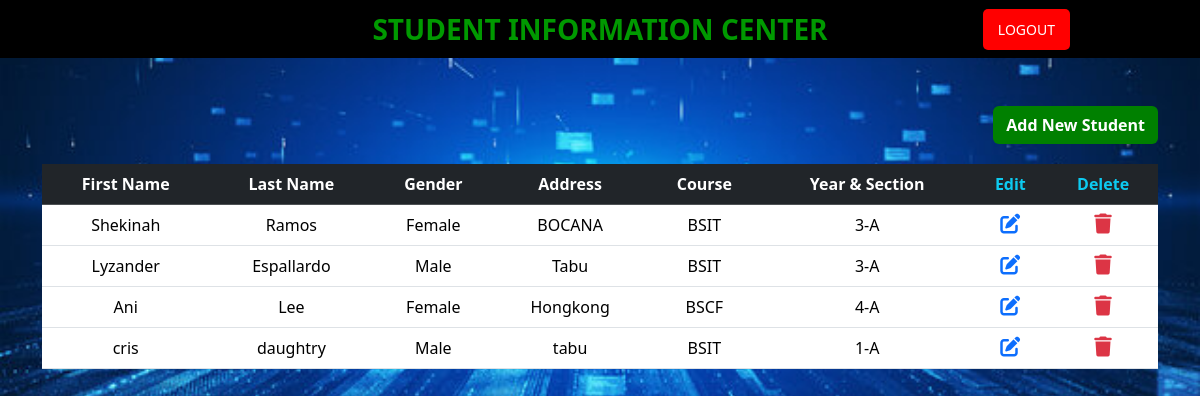
Screenshot of /student_info/index.php with the database file from the repository.
### tables this page shows
CREATE TABLE `student` (
  `id` int(100) NOT NULL,
  `first_name` varchar(100) NOT NULL,
  `last_name` varchar(100) NOT NULL,
  `gender` varchar(100) NOT NULL,
  `address` varchar(255) NOT NULL,
  `course` varchar(255) NOT NULL,
  `year_section` varchar(100) NOT NULL
);

### student_info/index.php (the view, shortened to what this page needs)
<!DOCTYPE html>
<html lang="en">
<head>
   <link rel="stylesheet" href= "https://cdn.jsdelivr.net/npm/bootstrap@5.3.2/dist/css/bootstrap.min.css">
   <link rel="stylesheet" href="https://cdnjs.cloudflare.com/ajax/libs/font-awesome/6.5.1/css/all.min.css"
 />
   <link rel="stylesheet" href="design.css">
</head>
<body>
    <form action="/student_info/login/logout.php" method="post">
    <nav class="navbar navbar-light justify-content-center fs-3 mb-5" style="color:#009900"><b>
        STUDENT INFORMATION CENTER</b>
 <button type="submit" class="align">LOGOUT</button>
    </nav>
    </form>
    <div class="container">
        <a href="add.php" class="btn"><b>Add New Student</b></a>
    <table class="table table-hover text-center">
        <thead class="table table-dark">
            <tr>
                <th scope="col">First Name</th>
                <th scope="col">Last Name</th>
                <th scope="col">Gender</th>
                <th scope="col">Address</th>
                <th scope="col">Course</th>
                <th scope="col">Year & Section</th>
                <th class="text-info" scope="col">Edit</th>
                <th class="text-info" scope="col">Delete</th>
            </tr>
        </thead>
         <tbody>
            <?php
            include "dbconn.php";
                $sql = "SELECT * FROM student";
                $result = mysqli_query($con, $sql);
                while($row = mysqli_fetch_assoc($result)) {
                    ?>
                      <tr>
                        <td><?php echo $row['first_name']?></td>
                        <td><?php echo $row['last_name']?></td>
                        <td><?php echo $row['gender']?></td>
                        <td><?php echo $row['address']?></td>
                        <td><?php echo $row['course']?></td>
                        <td><?php echo $row['year_section']?></td>
                        <td>
                            <a href="edit.php?id=<?php echo $row['id'] ?>" class="link-primary"><i class="fa-solid fa-pen-to-square
                            fs-5"></i></a></td>
                           <td> <a href="delete.php?id=<?php echo $row['id'] ?>" class="link-danger"><i class="fa-solid fa-trash fs-5"></i></a>
                        </td>
                    </tr>
                    <?php
                }
            ?>
     </tbody>
    </table>
<?php include('footer.php'); ?>

### student_info/footer.php
</div>
<link rel="stylesheet" href="https://cdn.jsdelivr.net/npm/bootstrap@5.3.2/dist/js/bootstrap.bundle.min.js">
</body>
</html>

### student_info/design.css (style rules this page uses)
body { background-image: url("blue.jpg"); background-repeat: no-repeat; background-position: center; background-size: cover; }
nav { background-color:black; }

### student_info/index.php (style rules this page uses)
.align { position:absolute; top:15%; right:10%; background:red; padding: 10px 15px; color: white; border-radius: 5px; margin-right:10px; border: none; font-size: 50%; }
.btn { float: right; background-color: green; margin-bottom:20px; color:white; }

### rows the page displays
student: first_name "Shekinah", last_name "Ramos", gender "Female", address "BOCANA", course "BSIT", year_section "3-A"
student: first_name "Lyzander", last_name "Espallardo", gender "Male", address "Tabu", course "BSIT", year_section "3-A"
student: first_name "Ani", last_name "Lee", gender "Female", address "Hongkong", course "BSCF", year_section "4-A"
student: first_name "cris", last_name "daughtry", gender "Male", address "tabu", course "BSIT", year_section "1-A"
